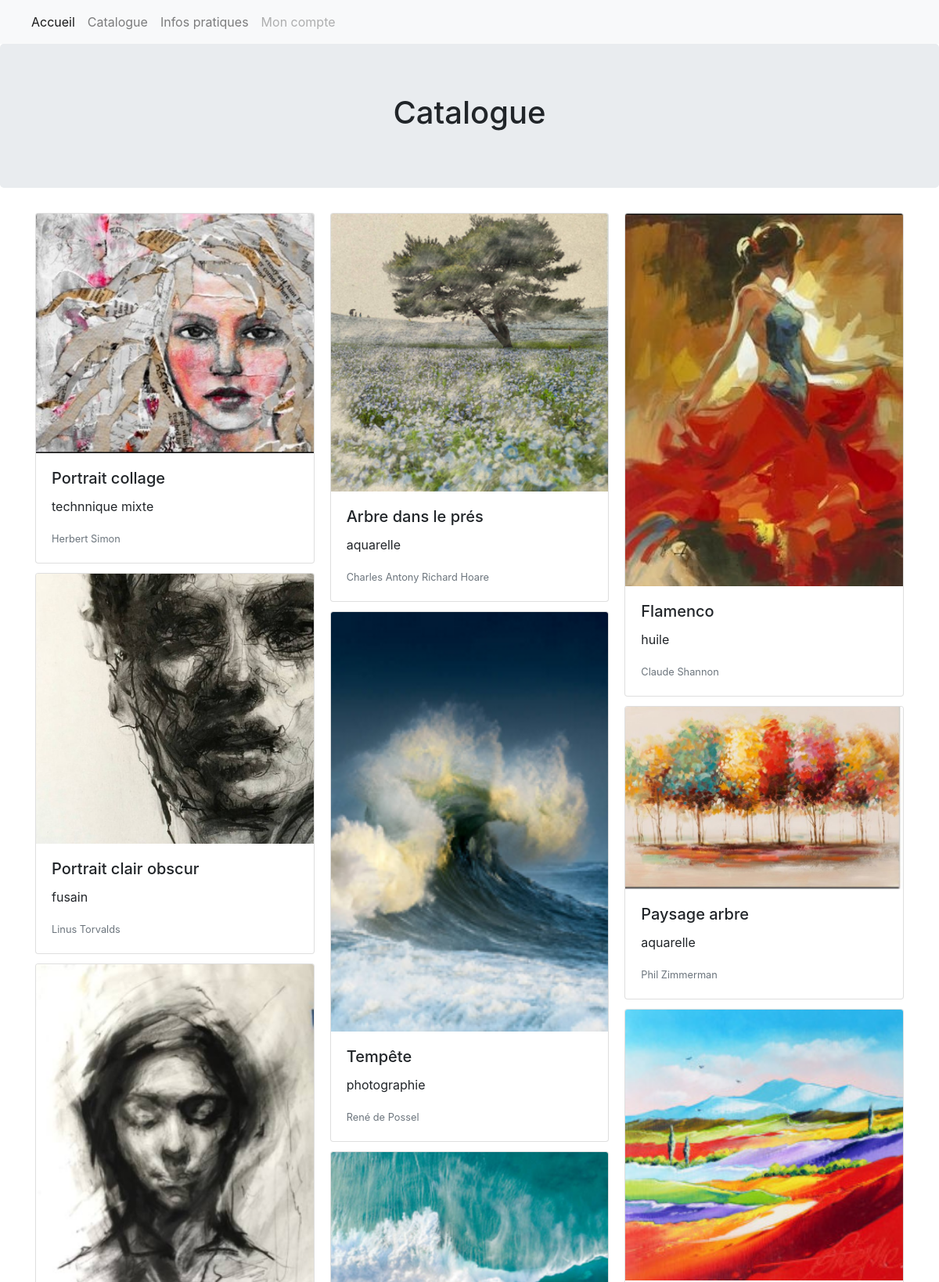
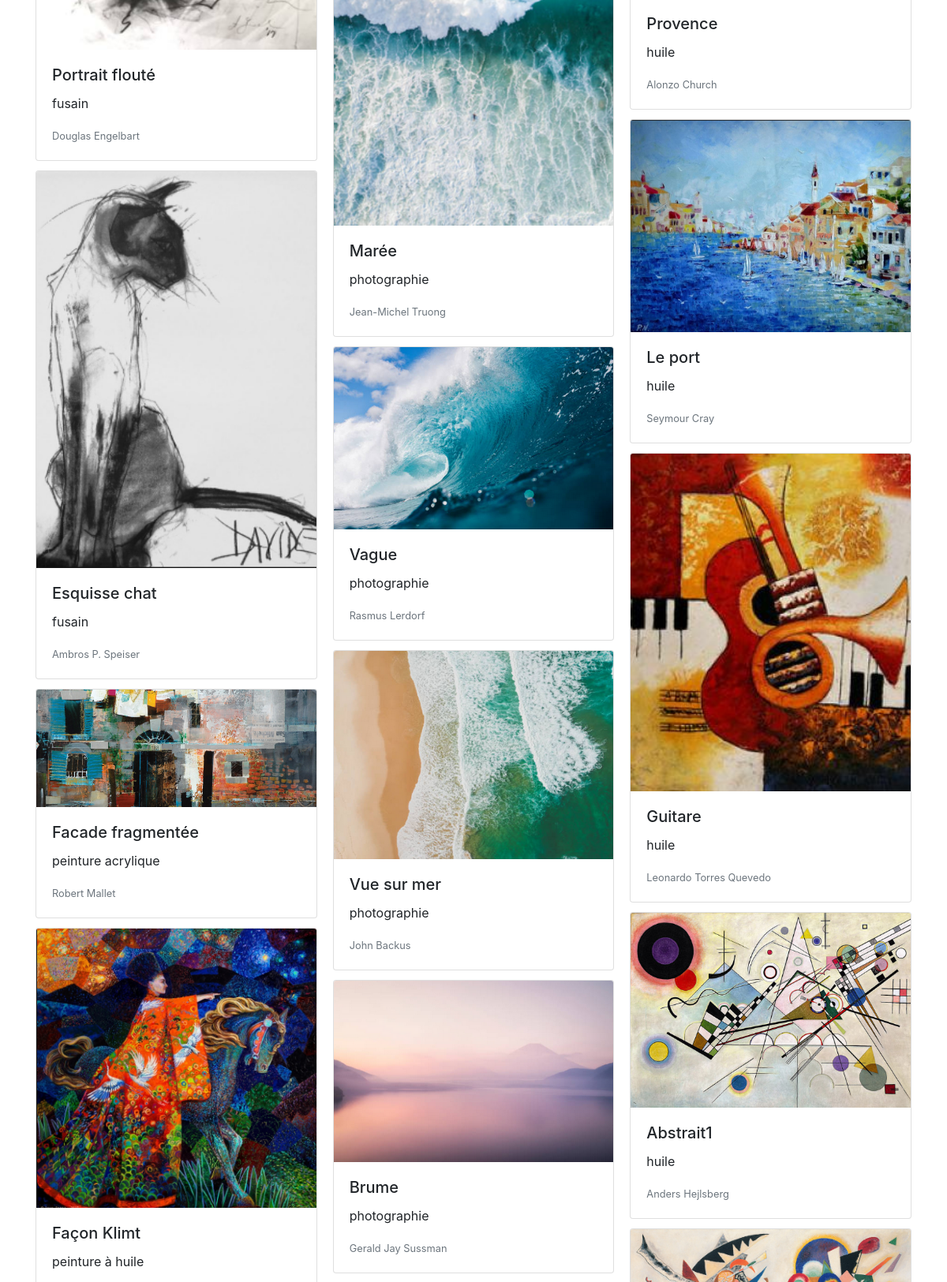
Screenshot of /Pages/catalogue.php (upper part) with the database file from the repository (2 pictures, top to bottom).
### tables this page shows
CREATE TABLE IF NOT EXISTS `artotheque` (
  `id` int(11) NOT NULL AUTO_INCREMENT,
  `titre_oeuvre` varchar(255) NOT NULL,
  `description` text NOT NULL,
  `auteur` varchar(255) NOT NULL,
  `liens` varchar(255) NOT NULL,
  `emprunt` int(11) DEFAULT '0',
  PRIMARY KEY (`id`)
);

### Pages/catalogue.php (the view, shortened to what this page needs)
<!DOCTYPE html>
<html lang="fr">
<head>
  <link rel="stylesheet" href="https://maxcdn.bootstrapcdn.com/bootstrap/4.1.3/css/bootstrap.min.css">
  <link rel="stylesheet" href="../styles">
</head>
<body>
    <div id="container">
    <nav class="navbar navbar-expand-lg navbar-light bg-light">
            <div class="collapse navbar-collapse" id="navbarNav">
              <ul class="navbar-nav">
                <li class="nav-item active">
                  <a class="nav-link" href="../index.html">Accueil <span class="sr-only">(current)</span></a>
                </li>
                <li class="nav-item">
                  <a class="nav-link" href="Pages/catalogue.php">Catalogue</a>
                </li>
                <li class="nav-item">
                  <a class="nav-link" href="register.php">Infos pratiques</a>
                </li>
                <li class="nav-item">
                  <a class="nav-link disabled" href="login.php">Mon compte</a>
                </li>
              </ul>
            </div>
          </nav>
    <nav class="navbar fixed-top navbar-light bg-light">
  </div>
<section class="jumbotron text-center">
        <div class="container">
          <h1 class="jumbotron-heading">Catalogue</h1>
        </div>
</section>
<div class="container">
<div class="card-columns">
  <?php
try
{
    $bdd = new PDO('mysql:host=localhost;dbname=artotheque;charset=utf8', 'root', '');
}
catch(Exception $e)
{
        die('Erreur : '.$e->getMessage());
}
$reponse = $bdd->query('SELECT * FROM artotheque');
while ($donnees = $reponse->fetch())
{
    echo '<div class="card">';
    echo '<img class="card-img-top" src="'.$donnees['liens'] .'" alt="Card image cap">';
    echo'<div class="card-body">';
    echo' <h5 class="card-title">'.$donnees['titre_oeuvre'].'</h5>';
    echo'<p class="card-text">'.$donnees['description'].'</p>';
    echo'  <p class="card-text"><small class="text-muted">'.$donnees['auteur'].'</small></p>
    </div>';
    echo'</div>';
    echo '<br />';
}
?>
</div>
</div>
</body>
</html>

### rows the page displays
artotheque: liens (picture), titre_oeuvre "Portrait collage", description "technnique mixte", auteur "Herbert Simon"
artotheque: liens (picture), titre_oeuvre "Portrait clair obscur", description "fusain", auteur "Linus Torvalds"
artotheque: liens (picture), titre_oeuvre "Portrait flouté", description "fusain", auteur "Douglas Engelbart"
artotheque: liens (picture), titre_oeuvre "Esquisse chat", description "fusain", auteur "Ambros P. Speiser"
artotheque: liens (picture), titre_oeuvre "Facade fragmentée", description "peinture acrylique", auteur "Robert Mallet"
artotheque: liens (picture), titre_oeuvre "Façon Klimt", description "peinture à huile"
artotheque: liens (picture), titre_oeuvre "Arbre dans le prés", description "aquarelle", auteur "Charles Antony Richard Hoare"
artotheque: liens (picture), titre_oeuvre "Tempête", description "photographie", auteur "René de Possel"
artotheque: liens (picture), titre_oeuvre "Marée", description "photographie", auteur "Jean-Michel Truong"
artotheque: liens (picture), titre_oeuvre "Vague", description "photographie", auteur "Rasmus Lerdorf"
artotheque: liens (picture), titre_oeuvre "Vue sur mer", description "photographie", auteur "John Backus"
artotheque: liens (picture), titre_oeuvre "Brume", description "photographie", auteur "Gerald Jay Sussman"
artotheque: liens (picture), titre_oeuvre "Flamenco", description "huile", auteur "Claude Shannon"
artotheque: liens (picture), titre_oeuvre "Paysage arbre", description "aquarelle", auteur "Phil Zimmerman"
artotheque: liens (picture), titre_oeuvre "Provence", description "huile", auteur "Alonzo Church"
artotheque: liens (picture), titre_oeuvre "Le port", description "huile", auteur "Seymour Cray"
artotheque: liens (picture), titre_oeuvre "Guitare", description "huile", auteur "Leonardo Torres Quevedo"
artotheque: liens (picture), titre_oeuvre "Abstrait1", description "huile", auteur "Anders Hejlsberg"
artotheque: liens (picture)
